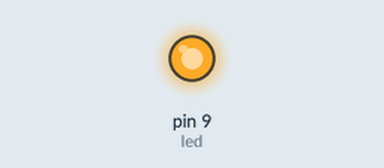
Simulated run of this sketch. Board: Arduino Uno, built with avr-gcc and run on an emulated ATmega328P. Shown: output pins drawn as LEDs (lit = HIGH).

Above: at 0.15 s.
At 7.57 s:
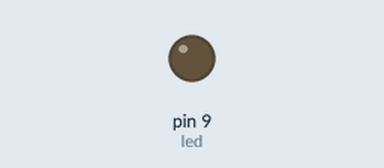
Timing chart, 0 to 7.9 s (numbered marks = the images above):
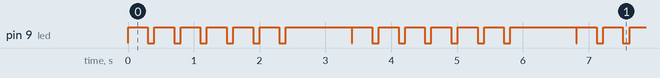

Measured:
- by itself, pin 9 (led): repeats every 3.4 s: 5 × (LOW 0.10 s, HIGH 0.30 s), LOW 0.10 s, HIGH 1.0 s, LOW 0.01 s, HIGH 0.30 s

The sketch:

mothers-love.ino
```cpp
int led = 9;           // the PWM pin the LED is attached to
int brightness = 0;    // how bright the LED is
int fadeAmount = 50;

void setup() {
  // initialize digital pin LED_BUILTIN as an output.
  pinMode(9, OUTPUT);
}

// the loop function runs over and over again forever
void loop() {

  digitalWrite(9, HIGH);
  delay(300);
  digitalWrite(9, LOW);
  delay(100);
  analogWrite(led, brightness);
  brightness = brightness + fadeAmount;
  if (brightness <= 0 || brightness >= 255) {
    fadeAmount = -fadeAmount;
  digitalWrite(9, HIGH);
  delay(1000);
  digitalWrite(9, LOW);
  delay(10);
}
}
```
